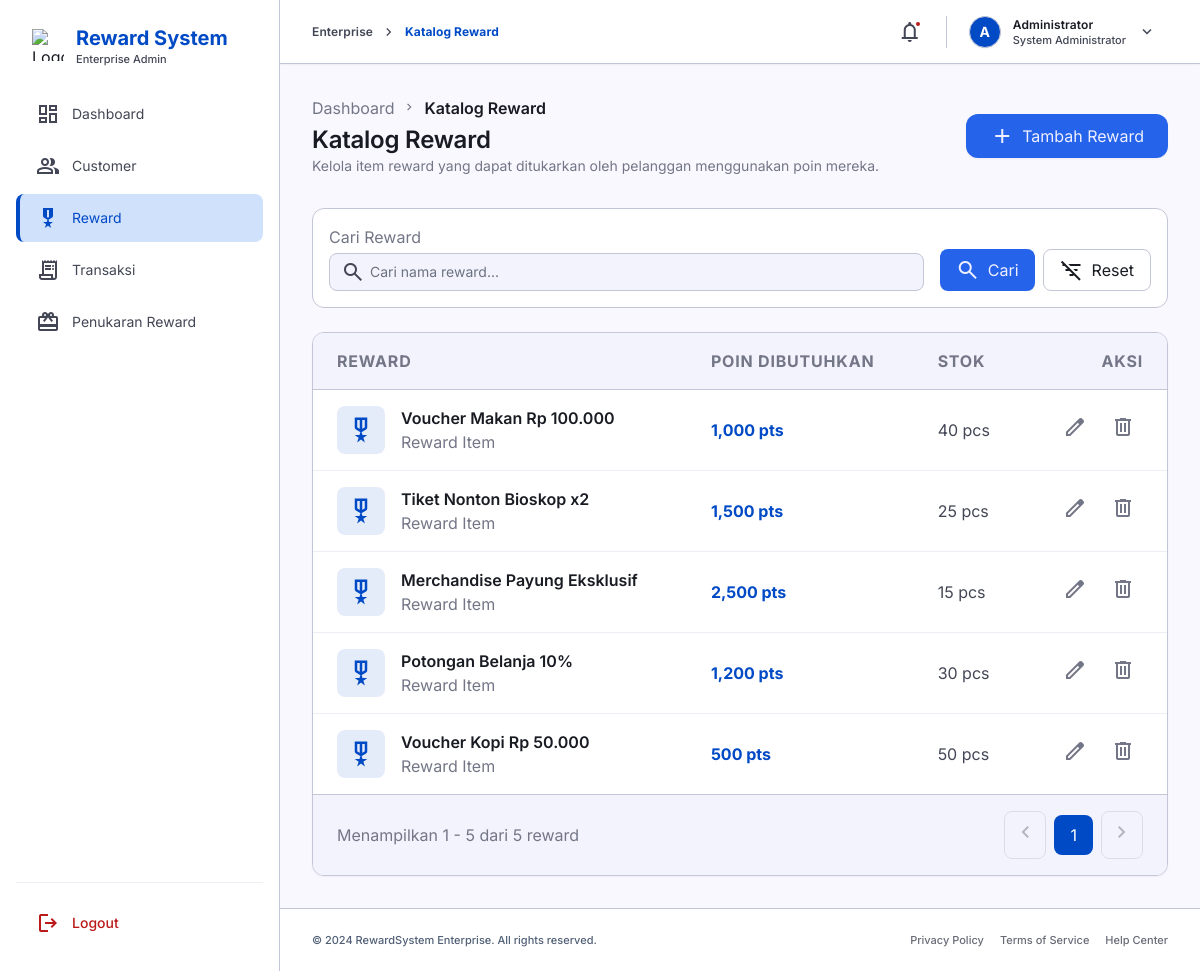
Page /reward/index.php (signed in) on the committed database.
### tables this page shows
CREATE TABLE reward (
    id INT AUTO_INCREMENT PRIMARY KEY,
    nama_reward VARCHAR(150) NOT NULL,
    jumlah_poin INT NOT NULL,
    stok INT NOT NULL DEFAULT 0,
    foto VARCHAR(255) DEFAULT NULL,
    created_at TIMESTAMP DEFAULT CURRENT_TIMESTAMP,
    updated_at TIMESTAMP DEFAULT CURRENT_TIMESTAMP ON UPDATE CURRENT_TIMESTAMP
);

### reward/index.php (the view, shortened to what this page needs)
<?php
require_once '../config/koneksi.php';
$search = '';
$per_page = 10;
$page_num = isset($_GET['page']) ? max(1, (int)$_GET['page']) : 1;
$offset = ($page_num - 1) * $per_page;
$where_conditions = [];
$params = [];
$types = '';
$where_clause = count($where_conditions) > 0 ? 'WHERE ' . implode(' AND ', $where_conditions) : '';
$count_query = "SELECT COUNT(*) as total FROM reward " . $where_clause;
if (count($params) > 0) {
    $stmt_count = $conn->prepare($count_query);
    $stmt_count->bind_param($types, ...$params);
    $stmt_count->execute();
    $total = $stmt_count->get_result()->fetch_assoc()['total'];
    $stmt_count->close();
} else {
    $total = $conn->query($count_query)->fetch_assoc()['total'];
}
$total_pages = max(1, ceil($total / $per_page));
$select_query = "SELECT * FROM reward " . $where_clause . " ORDER BY id DESC LIMIT ? OFFSET ?";
$stmt = $conn->prepare($select_query);
$params[] = $per_page;
$params[] = $offset;
$types .= 'ii';
$stmt->bind_param($types, ...$params);
$stmt->execute();
$rows = $stmt->get_result();
$query_params = [];
$query_str = count($query_params) > 0 ? '&' . implode('&', $query_params) : '';
require_once '../includes/header.php';
?>
<body class="bg-background text-on-surface antialiased min-h-screen flex">
  <?php require_once '../includes/sidebar.php'; ?>
  <div class="flex-1 w-full lg:ml-[280px] lg:w-auto flex flex-col min-h-screen transition-all duration-300">
    <?php require_once '../includes/topbar.php'; ?>
    <main class="flex-1 pt-24 px-margin-mobile lg:px-margin-desktop pb-8 max-w-container-max mx-auto w-full">
      <div class="flex flex-col md:flex-row justify-between items-start md:items-center gap-4 mb-8">
        <div>
          <nav aria-label="Breadcrumb" class="flex text-outline font-label-sm mb-1">
            <ol class="flex items-center space-x-2">
              <li><a class="hover:text-primary" href="../dashboard/dashboard.php">Dashboard</a></li>
              <li><span class="material-symbols-outlined text-[14px]">chevron_right</span></li>
              <li class="text-on-surface font-semibold">Katalog Reward</li>
            </ol>
          </nav>
          <h2 class="font-headline-lg text-headline-lg text-on-surface">Katalog Reward</h2>
          <p class="font-body-md text-body-md text-outline">Kelola item reward yang dapat ditukarkan oleh pelanggan menggunakan poin mereka.</p>
        </div>
        <a href="tambah.php" class="flex items-center gap-2 px-6 py-2.5 bg-primary-container text-on-primary-container hover:bg-primary-container/90 rounded-xl font-label-md transition-all active:scale-95 shadow-sm w-full sm:w-auto justify-center">
          <span class="material-symbols-outlined">add</span>
          Tambah Reward
        </a>
      </div>
      <div class="bg-surface-container-lowest border border-outline-variant rounded-xl p-4 mb-6 flex flex-col sm:flex-row flex-wrap gap-4 items-start sm:items-end">
        <div class="flex flex-col gap-1 flex-1 min-w-[250px]">
          <label class="font-label-sm text-outline">Cari Reward</label>
          <div class="relative">
            <span class="material-symbols-outlined absolute left-3 top-1/2 -translate-y-1/2 text-on-surface-variant">search</span>
            <input type="text" id="search-input" value="<?= htmlspecialchars($search) ?>" class="w-full pl-10 pr-4 py-2 rounded-lg border border-outline-variant bg-surface-container-low font-body-md text-body-md focus:border-primary focus:ring-1 focus:ring-primary outline-none transition-all" placeholder="Cari nama reward..." onkeypress="handleSearchKeypress(event)"/>
          </div>
        </div>
        <div class="flex gap-2">
          <button onclick="applyFilters()" class="flex items-center gap-2 px-4 py-2 bg-primary-container text-on-primary-container hover:bg-primary-container/90 rounded-lg font-label-md transition-all">
            <span class="material-symbols-outlined">search</span>
            Cari
          </button>
          <a href="index.php" class="flex items-center gap-2 px-4 py-2 border border-outline-variant text-on-surface hover:bg-surface-container-low rounded-lg font-label-md transition-all">
            <span class="material-symbols-outlined">filter_list_off</span>
            Reset
          </a>
        </div>
      </div>
      <div class="bg-surface-container-lowest border border-outline-variant rounded-xl overflow-hidden shadow-sm">
        <div class="overflow-x-auto">
          <table class="w-full text-left border-collapse">
            <thead>
              <tr class="bg-surface-container-low border-b border-outline-variant">
                <th class="px-6 py-4 font-label-md text-outline uppercase tracking-wider">Reward</th>
                <th class="px-6 py-4 font-label-md text-outline uppercase tracking-wider">Poin Dibutuhkan</th>
                <th class="px-6 py-4 font-label-md text-outline uppercase tracking-wider">Stok</th>
                <th class="px-6 py-4 font-label-md text-outline uppercase tracking-wider text-right">Aksi</th>
              </tr>
            </thead>
            <tbody class="divide-y divide-outline-variant/30">
              <?php if ($rows->num_rows === 0): ?>
                <tr>
                  <td colspan="4" class="px-6 py-10 text-center font-body-md text-on-surface-variant">Belum ada data reward.</td>
                </tr>
              <?php else: ?>
                <?php while ($r = $rows->fetch_assoc()): ?>
                  <tr class="hover:bg-surface-container-low transition-colors group">
                    <td class="px-6 py-4">
                      <div class="flex items-center gap-4">
                        <?php if (!empty($r['foto']) && file_exists('../uploads/reward/' . $r['foto'])): ?>
                          <img class="w-12 h-12 rounded-lg object-cover bg-surface-container" src="../uploads/reward/<?= htmlspecialchars($r['foto']) ?>" alt="<?= htmlspecialchars($r['nama_reward']) ?>"/>
                        <?php else: ?>
                          <div class="w-12 h-12 rounded-lg bg-primary/10 flex items-center justify-center text-primary">
                            <span class="material-symbols-outlined text-3xl">military_tech</span>
                          </div>
                        <?php endif; ?>
                        <div>
                          <p class="font-body-md font-semibold text-on-surface"><?= htmlspecialchars($r['nama_reward']) ?></p>
                          <p class="font-label-sm text-outline">Reward Item</p>
                        </div>
                      </div>
                    </td>
                    <td class="px-6 py-4">
                      <span class="font-body-md font-bold text-primary"><?= number_format($r['jumlah_poin']) ?> pts</span>
                    </td>
                    <td class="px-6 py-4 text-on-surface-variant font-body-md">
                      <?= $r['stok'] ?> pcs
                    </td>
                    <td class="px-6 py-4 text-right">
                      <div class="flex justify-end gap-2">
                        <a href="edit.php?id=<?= $r['id'] ?>" class="p-2 text-outline hover:text-primary hover:bg-primary/10 rounded-lg transition-all" title="Edit">
                          <span class="material-symbols-outlined">edit</span>
                        </a>
                        <button type="button" class="p-2 text-outline hover:text-error hover:bg-error/10 rounded-lg transition-all" onclick="bukaModalHapus(<?= $r['id'] ?>)" title="Hapus">
                          <span class="material-symbols-outlined">delete</span>
                        </button>
                      </div>
                    </td>
                  </tr>
                <?php endwhile; ?>
              <?php endif; ?>
            </tbody>
          </table>
        </div>
        <div class="px-4 lg:px-6 py-4 bg-surface-container-low border-t border-outline-variant flex flex-col sm:flex-row items-center justify-between gap-3">
          <p class="font-label-md text-outline">
            Menampilkan <?= $offset + 1 ?> - <?= min($offset + $per_page, $total) ?> dari <?= $total ?> reward
          </p>
          <div class="flex items-center gap-2">
            <a href="?page=<?= max(1, $page_num - 1) . $query_str ?>" class="p-2 border border-outline-variant rounded-lg text-outline hover:bg-surface-container-high transition-colors <?= $page_num <= 1 ? 'opacity-50 pointer-events-none' : '' ?>">
              <span class="material-symbols-outlined">chevron_left</span>
            </a>
            <?php
            $start_page = max(1, $page_num - 2);
            $end_page = min($total_pages, $page_num + 2);
            for ($p = $start_page; $p <= $end_page; $p++):
            ?>
              <a href="?page=<?= $p . $query_str ?>" class="px-4 py-2 <?= $p === $page_num ? 'bg-primary text-white' : 'border border-outline-variant text-on-surface-variant hover:bg-surface-container-high' ?> rounded-lg font-label-md"><?= $p ?></a>
            <?php endfor; ?>
            <a href="?page=<?= min($total_pages, $page_num + 1) . $query_str ?>" class="p-2 border border-outline-variant rounded-lg text-outline hover:bg-surface-container-high transition-colors <?= $page_num >= $total_pages ? 'opacity-50 pointer-events-none' : '' ?>">
              <span class="material-symbols-outlined">chevron_right</span>
            </a>
          </div>
        </div>
      </div>
    </main>
    <footer class="mt-auto py-4 lg:py-6 px-margin-mobile lg:px-margin-desktop border-t border-outline-variant bg-surface-container-lowest flex flex-col sm:flex-row justify-between items-center w-full gap-3">
      <p class="font-label-sm text-label-sm text-secondary text-center sm:text-left">© 2024 RewardSystem Enterprise. All rights reserved.</p>
      <div class="flex gap-4">
        <a class="font-label-sm text-label-sm text-on-surface-variant hover:text-primary transition-colors opacity-80 hover:opacity-100" href="#">Privacy Policy</a>
        <a class="font-label-sm text-label-sm text-on-surface-variant hover:text-primary transition-colors opacity-80 hover:opacity-100" href="#">Terms of Service</a>
        <a class="font-label-sm text-label-sm text-on-surface-variant hover:text-primary transition-colors opacity-80 hover:opacity-100" href="#">Help Center</a>
      </div>
    </footer>
  </div>
</body>
</html>

### includes/header.php (style rules this page uses)
.material-symbols-outlined { font-variation-settings: 'FILL' 0, 'wght' 400, 'GRAD' 0, 'opsz' 24; }

### rows in the picture
reward: nama_reward "Voucher Makan Rp 100.000", jumlah_poin "1,000", stok "40"
reward: nama_reward "Tiket Nonton Bioskop x2", jumlah_poin "1,500", stok "25"
reward: nama_reward "Merchandise Payung Eksklusif", jumlah_poin "2,500", stok "15"
reward: nama_reward "Potongan Belanja 10%", jumlah_poin "1,200", stok "30"
reward: nama_reward "Voucher Kopi Rp 50.000", jumlah_poin "500", stok "50"

### other values in the picture
$page_title "Katalog Reward"
substr($_SESSION['admin_nama'], 0, 1) "A"
$_SESSION['admin_nama'] "Administrator"
$offset + 1 "1"
min($offset + $per_page, $total) "5"
$total "5"
